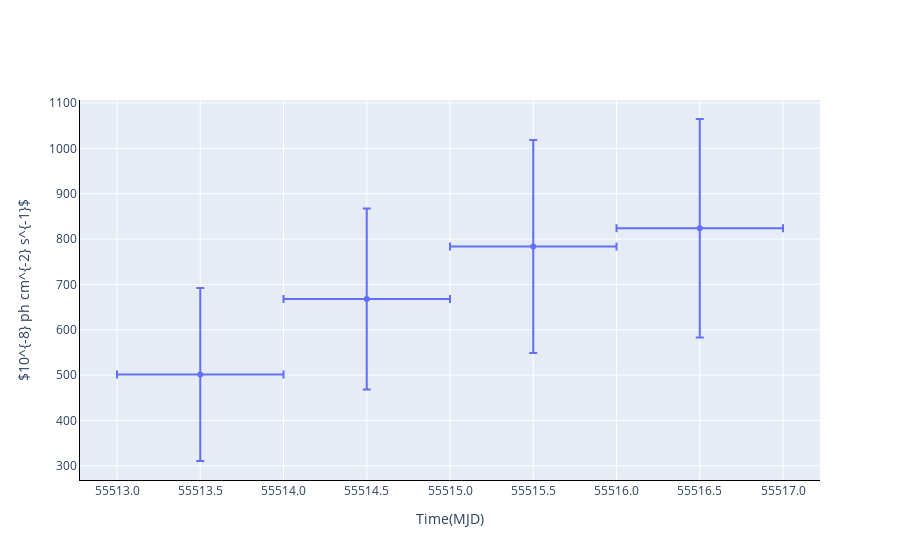

Notebook code for this chart:
### Code cell
print(lightCurveData1)
ag.displayLightCurve("mle")

### Figure 1 — Plotly figure (JSON) as saved in the notebook; plotly's stock layout.template omitted (floating-point values rounded to 4 significant figures)
{"data": [{"customdata": [[55513, 55514, 4.358], [55514, 55515, 5.301], [55515, 55516, 5.348], [55516, 55517, 5.446]], "error_x": {"array": [0.5, 0.5, 0.5, 0.5], "arrayminus": [0.5, 0.5, 0.5, 0.5], "symmetric": false, "type": "data"}, "error_y": {"array": [190.6, 199.6, 235.0, 240.7], "symmetric": true, "type": "data"}, "hovertemplate": "tstart: %{customdata[0]:.4f} - tend:%{customdata[1]:.4f}, flux: %{y:.2f} +/- %{error_y.array:.2f}, sqrts: %{customdata[2]:.4f}", "mode": "markers", "name": "flux", "x": [55510.0, 55510.0, 55520.0, 55520.0], "y": [501.3, 667.7, 783.5, 823.9], "type": "scatter"}, {"customdata": [], "error_x": {"array": [], "arrayminus": [], "symmetric": false, "type": "data"}, "hovertemplate": "tstart: %{customdata[0]:.4f}, tend:%{customdata[1]:.4f}, flux_ul: %{y:.2f}, sqrts: %{customdata[2]:.4f}", "marker": {"size": 10, "symbol": "triangle-down"}, "mode": "markers", "name": "flux_ul", "x": [], "y": [], "type": "scatter"}], "layout": {"xaxis": {"showline": true, "linecolor": "black", "title": {"text": "Time(MJD)"}, "tickformat": "g"}, "yaxis": {"showline": true, "linecolor": "black", "title": {"text": "$10^{-8} ph cm^{-2} s^{-1}$"}}, "legend": {"font": {"size": 17}, "orientation": "h", "yanchor": "bottom", "y": 1.02, "xanchor": "left"}}}
